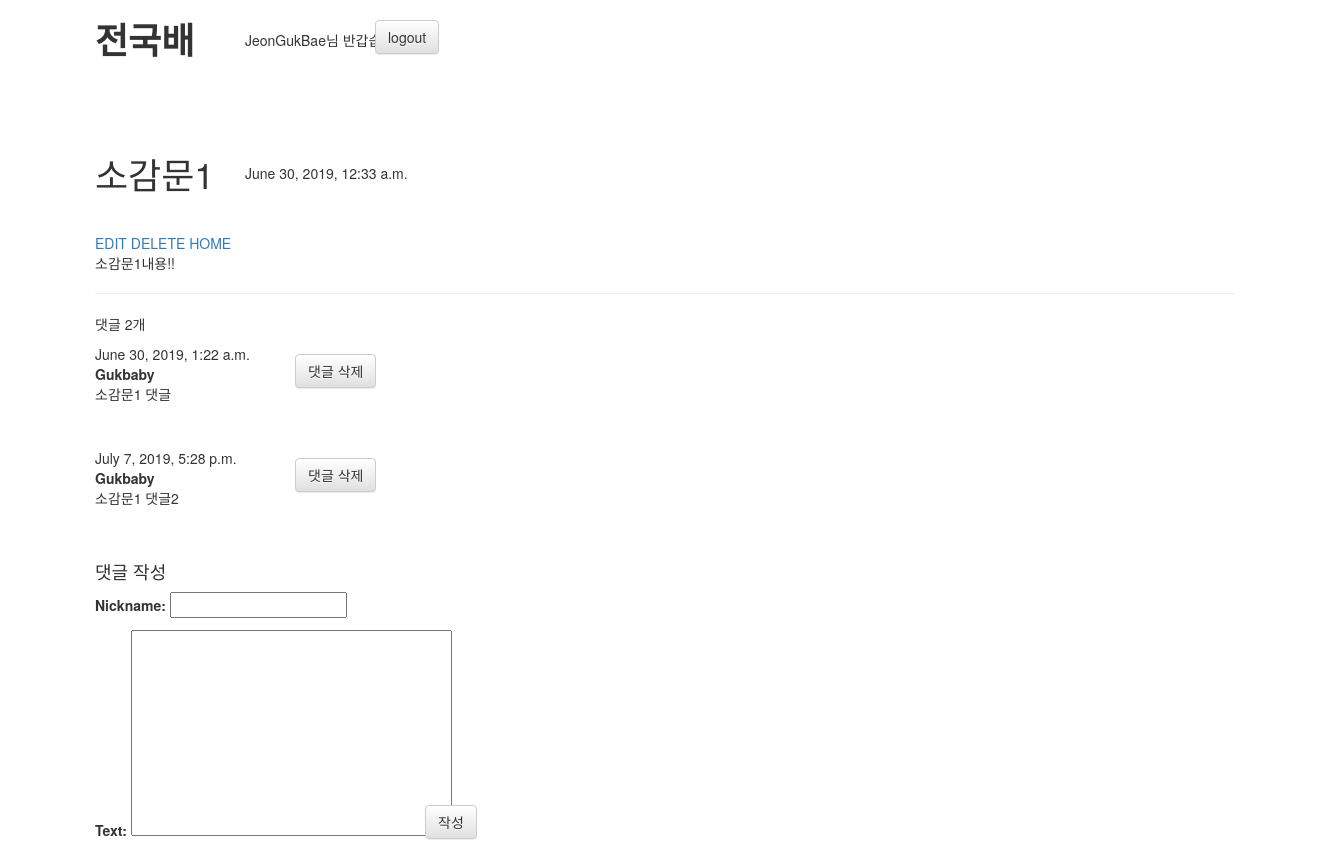
Screenshot of /Sogammun/post/1/ (signed in) with the database file from the repository.
### Sogammun/models.py (models this page shows, shortened)
class Post(models.Model):
    author = models.ForeignKey('auth.User',on_delete=models.CASCADE)
    title = models.CharField(max_length = 200)
    text = models.TextField()
    created_date = models.DateTimeField(default = timezone.now)
    published_date = models.DateTimeField(blank = True, null = True)

class Comment(models.Model):
    post = models.ForeignKey('Sogammun.Post', related_name='comments', on_delete=models.CASCADE)
    nickname = models.CharField(max_length=200)
    text = models.TextField()
    created_date = models.DateTimeField(default=timezone.now)

### Sogammun/views.py (the view)
# urls.py: path('post/<int:post_id>/', views.detail, name = 'detail'),
@login_required
def detail(request, post_id):
    post_detail = get_object_or_404(Post, pk=post_id)
    form = CommentForm()
    return render(request, 'Sogammun/detail.html', {'post' : post_detail, 'form':form,})

### Sogammun/forms.py
class CommentForm(forms.ModelForm):
    class Meta:
        model = Comment
        fields = ('nickname', 'text')

### Sogammun/templates/Sogammun/detail.html (shortened to what this page needs)
{% extends "Sogammun/base.html" %}
{% block content %}
    <h1> {{post.title}} </h1>
    <p id = "date"> {{post.created_date}} </p>
    <div>
        <a href = "{% url 'edit' post.id %}">EDIT</a>
        <a href = "{% url 'delete' post.id %}">DELETE</a>
        <a href = "{% url 'home' %}">HOME</a>
        <p> {{post.text}} </p>
    </div>
    <hr>
    <p>댓글 {{ post.comments.count }}개</p>
    <div class="form-group">
        {% for comment in post.comments.all %}
        <div>
            <div>{{comment.created_date}}</div>
            <strong>{{comment.nickname}}</strong>
            {{comment.text|linebreaks}}
            <a href = "{% url 'comment_delete' comment_id=comment.id %}" id = "del" class="btn btn-default" onclick = "return confirm('정말로 삭제하시겠습니까?')">댓글 삭제</a>
        </div>
        {% empty %}
        <p>아무 댓글이 없어요!</p>
        {% endfor %}
        <h4>댓글 작성</h4>
        <form method="POST" action="{% url 'add_comment' post.id %}">
            {{ form.as_p }}
            <button type = "submit" id = "button5" class = "save btn btn-default" >작성</button>
        </form>
    </div>
{% endblock %}

### Sogammun/templates/Sogammun/base.html (shortened to what this page needs)
{% load static %}
<head>
    <link rel = "stylesheet" href= "{% static 'css/Sogammun.css' %}">
    <link rel="stylesheet" href="https://maxcdn.bootstrapcdn.com/bootstrap/3.3.2/css/bootstrap.min.css">
    <link rel="stylesheet" href="https://maxcdn.bootstrapcdn.com/bootstrap/3.3.2/css/bootstrap-theme.min.css">
</head>
<body>
    <div class = "container">
        <h1><strong>전국배</strong></h1>
        {% if user.is_active %}
        <p id = "Dologin">{{ user.username }}님 반갑습니다!</p>
        <a href = "{% url 'logout' %}" id = button3 class="btn btn-default">logout</a>
        {% else %}
        <p id = "Notlogin">당신은 로그인하지 않았습니다! 로그인을 해주세요!</p>
        <a href = "{% url 'accounts:signup' %}" id = button1 class="btn btn-default" >SIGNUP</a>
        <a href = "{% url 'login' %}" id = button2 class="btn btn-default" >LOGIN</a>
        {% endif %}
    {% block content %}
    {% endblock %}
    </div>
</body>

### Sogammun/static/css/Sogammun.css (style rules this page uses)
h1 { color: goldenrod; }
#button3 { position: relative; left: 280px; bottom : 80px; }
#Dologin { position: relative; left: 150px; bottom: 40px; }
#date { position: relative; left: 150px; bottom: 40px; }
#del { position: relative; left: 200px; bottom: 60px; }
#button5 { position: relative; left: 330px; bottom: 50px; }

### rows the page displays
Post: title "소감문1", created_date "June 30, 2019, 12:33 a.m.", text "소감문1내용!!", comments.count "2"
Comment: created_date "June 30, 2019, 1:22 a.m.", nickname "Gukbaby", text "소감문1 댓글"
Comment: created_date "July 7, 2019, 5:28 p.m.", nickname "Gukbaby", text "소감문1 댓글2"

### other values shown
{{ user.username }} "JeonGukBae"
